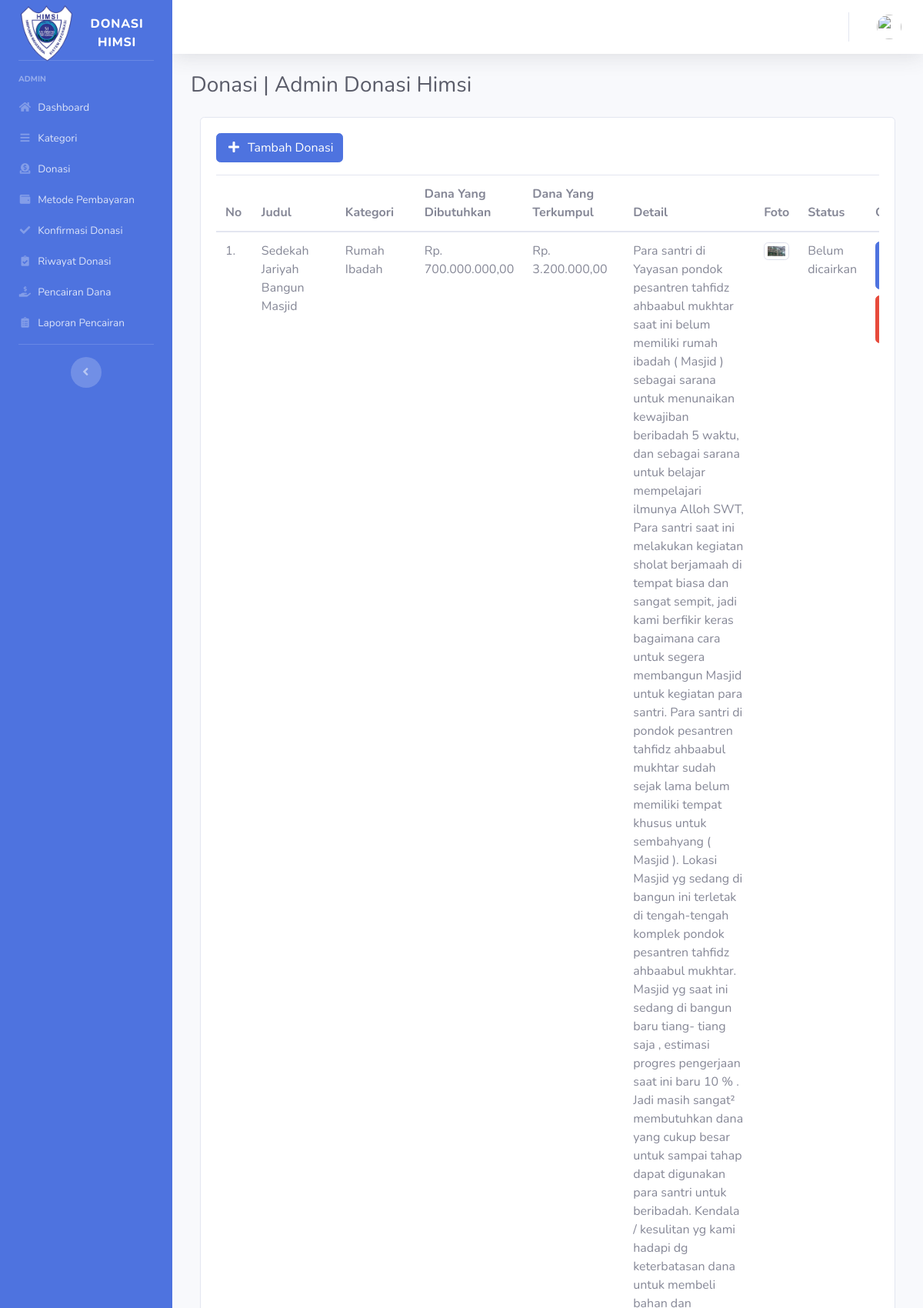
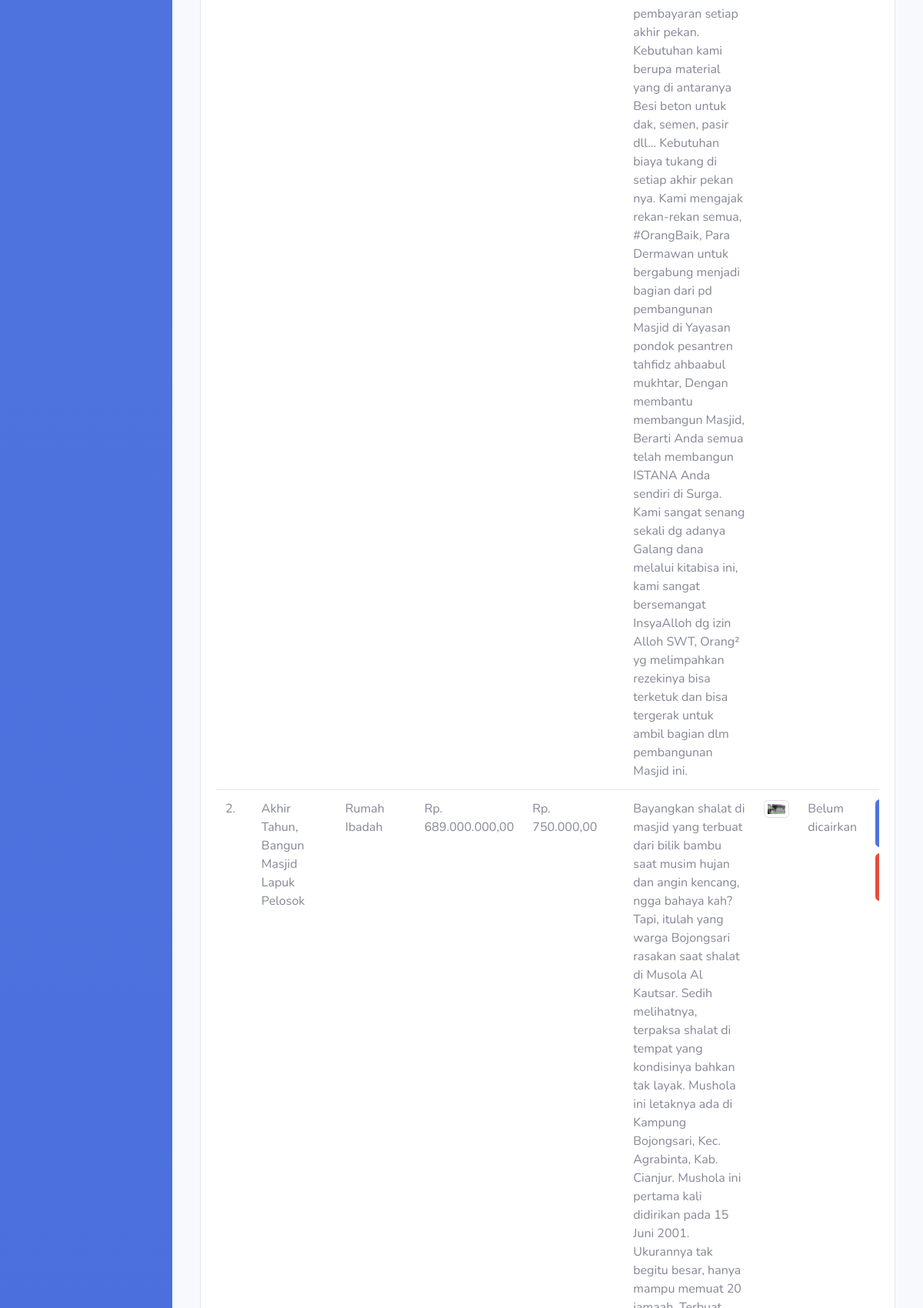
/index.php/admin/donasi (upper part), run on the app's committed database (2 pictures, top to bottom).
### tables this page shows
CREATE TABLE `donasi` (
  `id` int(11) NOT NULL,
  `judul` varchar(128) NOT NULL,
  `id_kategori` int(11) NOT NULL,
  `dana_dibutuhkan` int(11) NOT NULL,
  `dana_terkumpul` int(11) NOT NULL,
  `detail` text NOT NULL,
  `gambar` varchar(258) NOT NULL,
  `status_donasi` enum('Belum dicairkan','Sudah dicairkan') NOT NULL DEFAULT 'Belum dicairkan'
);

CREATE TABLE `kategori` (
  `id_kategori` int(11) NOT NULL,
  `kategori` varchar(128) NOT NULL
);

### application/controllers/Admin.php (called while the page is built, shortened)
<?php
class Admin extends CI_Controller
{
    public function donasi()
    {
        $data['title'] = 'Donasi | Admin Donasi Himsi';
        $data['user'] = $this->ModelUser->cekData(['email' => $this->session->userdata('email')])->row_array();
        $data['donasi'] = $this->db->get('donasi')->result_array();
        $data['kategori'] = $this->db->get('kategori')->result_array();
        $this->form_validation->set_rules('donasi', 'Judul Donasi', 'required|min_length[3]', [
            'required' => 'Judul Donasi harus diisi',
            'min_length' => 'Judul Donasi terlalu pendek'
        ]);
        $this->form_validation->set_rules('kategori', 'Kategori', 'required', [
            'required' => 'Kategori harus diisi',
        ]);
        $this->form_validation->set_rules('dana_dibutuhkan', 'Dana Yang Dibutuhkan', 'required', [
            'required' => 'Dana Yang Dibutuhkan harus diisi'
        ]);
        $this->form_validation->set_rules('detail', 'Detail', 'required|min_length[3]', [
            'required' => 'Detail harus diisi',
            'min_length' => 'Detail terlalu pendek'
        ]);
        $config['upload_path'] = './assets/img/upload/';
        $config['allowed_types'] = 'jpg|png|jpeg';
        $this->load->library('upload', $config);
        if ($this->form_validation->run() == false) {
            $this->load->view('templates/header', $data);
            $this->load->view('templates/sidebar', $data);
            $this->load->view('templates/topbar', $data);
            $this->load->view('admin/donasi', $data);
            $this->load->view('templates/footer');
        }
    }
}

### index.php (called while the page is built, shortened)
<?php
require_once BASEPATH.'core/CodeIgniter.php';

### application/views/admin/donasi.php (the view, shortened to what this page needs)
<div class="container-fluid">
    <h1 class="h3 mb-4 text-gray-800"><?= $title; ?></h1>
    <div class="col-12 grid-margin stretch-card">
        <div class="card">
            <div class="card-body">
                <a href="" class="btn btn-primary mb-3" data-toggle="modal" data-target="#newDonasiModal">
                    <i class="fas fa-fw fa-plus mr-2"></i>Tambah Donasi
                </a>
                <?php
                $queryDonasi = "SELECT * FROM donasi JOIN kategori ON donasi.id_kategori = kategori.id_kategori ORDER BY id desc";
                $donasi = $this->db->query($queryDonasi)->result_array();
                ?>
                <div class="widget">
                    <div class="table-responsive">
                        <table class="table table-hover">
                            <thead>
                                <tr>
                                    <th scope="col">No</th>
                                    <th scope="col">Judul</th>
                                    <th scope="col">Kategori</th>
                                    <th scope="col">Dana Yang Dibutuhkan</th>
                                    <th scope="col">Dana Yang Terkumpul</th>
                                    <th scope="col">Detail</th>
                                    <th scope="col">Foto</th>
                                    <th scope="col">Status</th>
                                    <th scope="col">Opsi</th>
                                </tr>
                            </thead>
                            <tbody>
                                <?php $i = 1; ?>
                                <?php foreach ($donasi as $d) : ?>
                                    <tr>
                                        <td scope="row"><?php echo $i . '.'; ?></td>
                                        <td><span><?php echo $d['judul']; ?></span></td>
                                        <td><span><?php echo $d['kategori']; ?></span></td>
                                        <td><?php echo "Rp. " . number_format($d['dana_dibutuhkan'], 2, ',', '.'); ?></td>
                                        <td><?php echo "Rp. " . number_format($d['dana_terkumpul'], 2, ',', '.'); ?></td>
                                        <td><?php echo $d['detail']; ?></td>
                                        <td>
                                            <picture>
                                                <source srcset="" type="image/svg+xml"> <img src="<?= base_url('assets/img/upload/') . $d['gambar']; ?>" class="img-fluid img-thumbnail" alt="...">
                                            </picture>
                                        </td>
                                        <td><?php echo $d['status_donasi']; ?></td>
                                        <td>
                                            <a href="<?php echo base_url('admin/ubahDonasi/') . $d['id']; ?>" class="btn btn-primary mr-2 mb-2"><i class="far fa-fw fa-edit mr-2"></i>Edit</a>
                                            <a href="<?php echo base_url('admin/hapusDonasi/') . $d['id']; ?>" onclick="return confirm('Kamu yakin akan menghapus <?= $d['judul']; ?> ?');" class="btn btn-danger"><i class="fas fa-fw fa-trash mr-2"></i>Hapus</a>
                                        </td>
                                    </tr>
                                    <?php $i++; ?>
                                <?php endforeach; ?>
                            </tbody>
                        </table>
                    </div>
                </div>
            </div>
        </div>
    </div>
</div>
</div>

### data on the page
donasi: judul "Sedekah Jariyah Bangun Masjid", id_kategori.kategori "Rumah Ibadah", dana_dibutuhkan "700.000.000,00", dana_terkumpul "3.200.000,00", detail "Para santri di Yayasan pondok pesantren tahfidz ahbaabul mukhtar saat ini belum memiliki rumah ibadah ( Masjid ) sebagai sarana untuk menunaikan kewajiban beribadah 5 waktu, dan sebagai sarana untuk belajar mempelajari ilmunya Alloh SWT, Para santri saat ini melakukan kegiatan sholat berjamaah di tempat biasa dan sangat sempit, jadi kami berfikir keras bagaimana cara untuk segera membangun Masjid untuk kegiatan para santri. Para santri di pondok pesantren tahfidz ahbaabul mukhtar sudah sejak lama belum memiliki tempat khusus untuk sembahyang ( Masjid ). Lokasi Masjid yg sedang di bangun ini terletak di tengah-tengah komplek pondok pesantren tahfidz ahbaabul mukhtar. Masjid yg saat ini…", gambar (picture), status_donasi "Belum dicairkan"
donasi: judul "Akhir Tahun, Bangun Masjid Lapuk Pelosok", id_kategori.kategori "Rumah Ibadah", dana_dibutuhkan "689.000.000,00", dana_terkumpul "750.000,00", gambar (picture), status_donasi "Belum dicairkan"

### other printed values
$title "Donasi | Admin Donasi Himsi"
